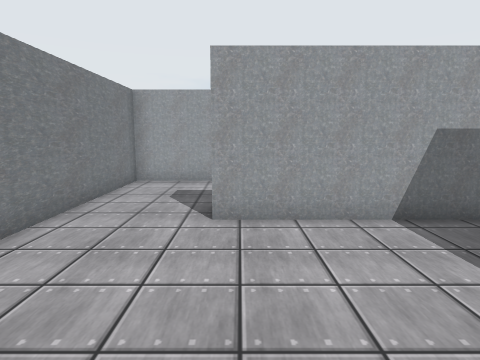
View 1 (above)

19 first-person views from a walk through a 3-D level made in the Unity game engine. The camera is 1.5 m above the floor, tilts 8° down and sees 75° across. The floor is counted in squares, 1 m on a side. Each view is taken from the middle of a square. On the plan, view 1 faces up. The plan holds only what a view shows up to about 15 squares ahead; the rest is blank. The place goes on beyond the plan. The player is left out. Some surface patterns are stand-ins.

View 2
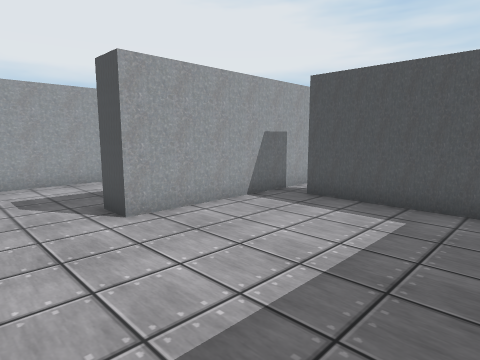

View 3
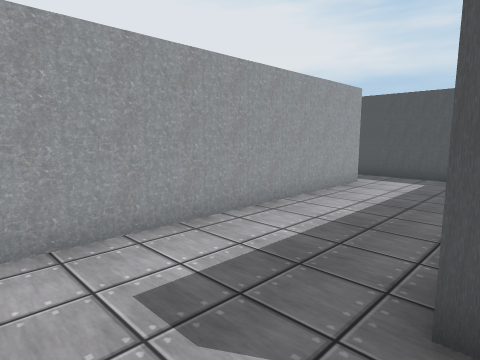

View 4
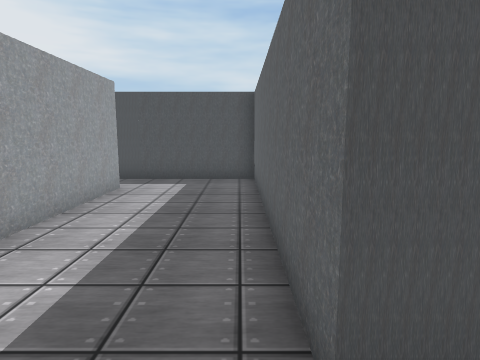

View 5
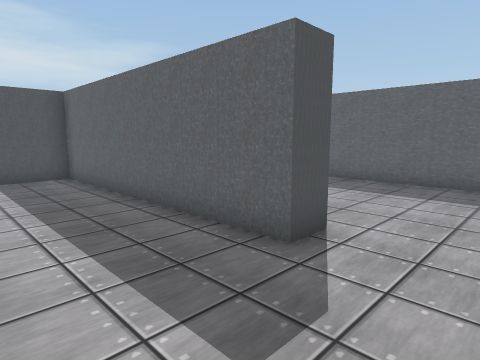

View 6
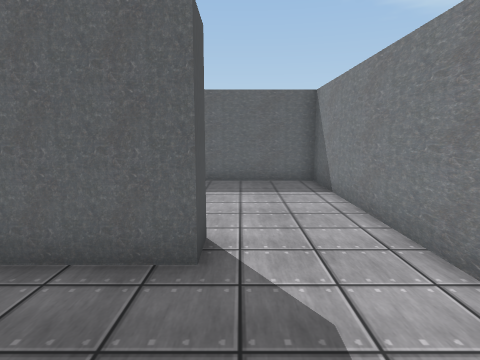

View 7
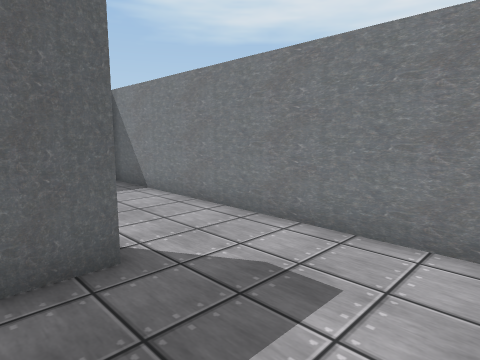

View 8
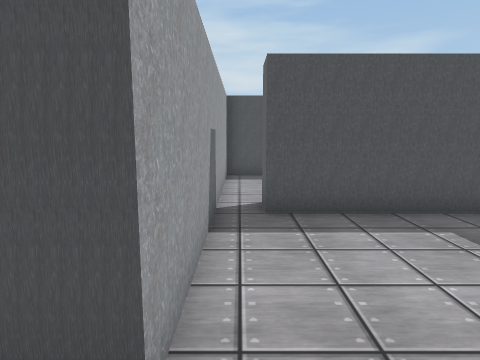

View 9
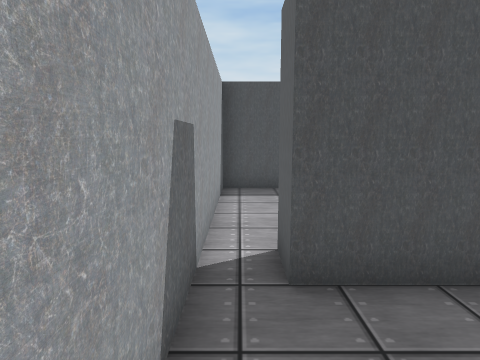

View 10
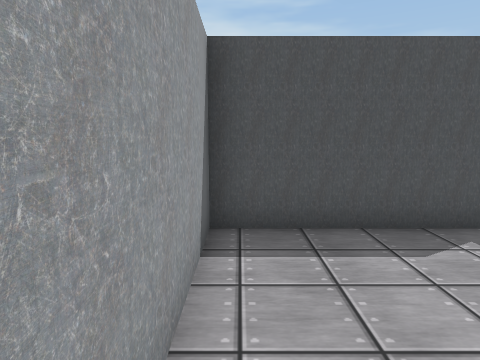

View 11
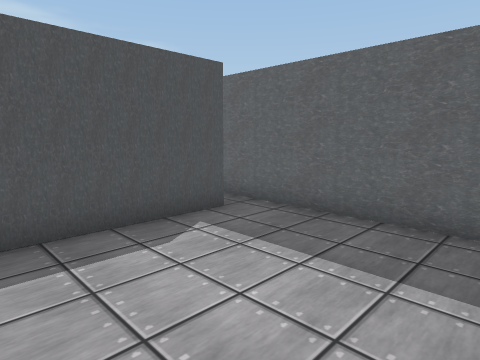

View 12
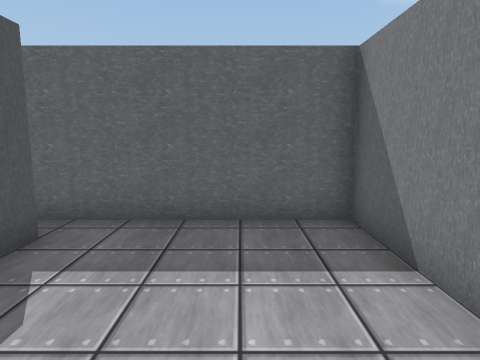

View 13
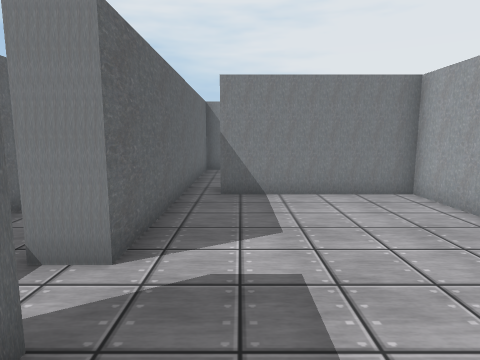

View 14
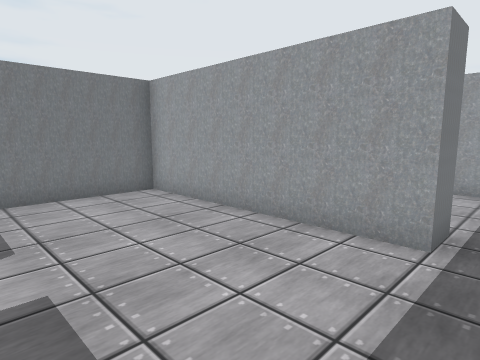

View 15
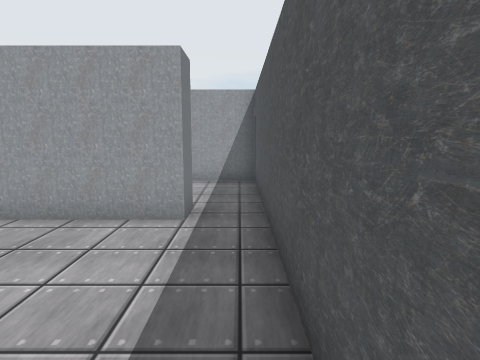

View 16
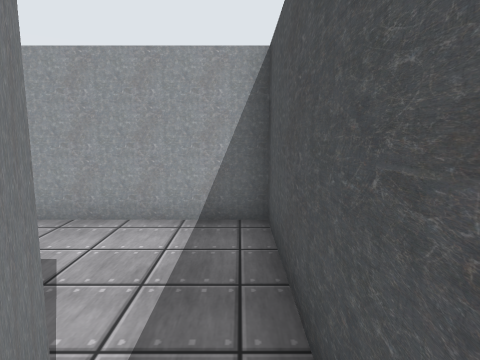

View 17
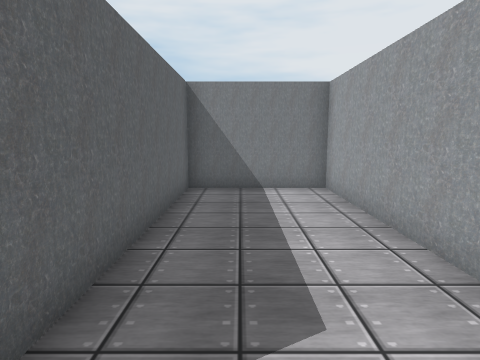

View 18
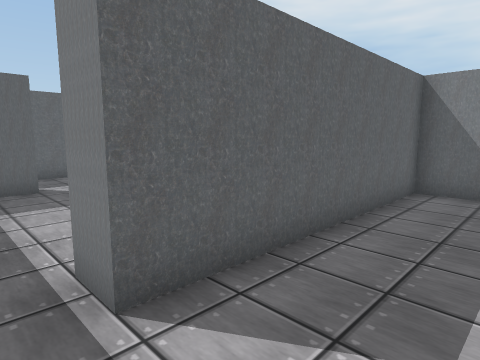

View 19
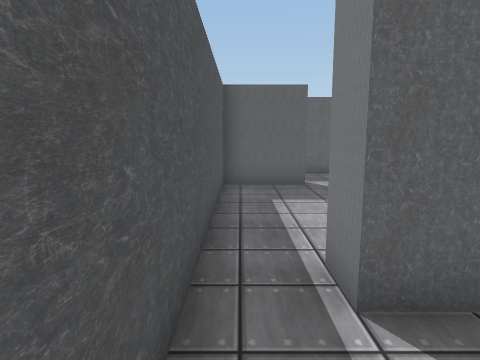

### Floor plan
Points are (right, up) in squares from view 1. A wall is a line through its corners. A room is listed if a view was taken in it or the views show most of it. See-through windows are left out.
Room 1 (views 1, 2, 3, 4, 5, 6, 7, 8, 9)
walls: (3.5, 5.5) (-0.5, 5.5) (-0.5, 6.5) (9, 6.5) (9, 10.5); (4, 0.2) (4, 4.5); (7, 10.5) (-3.5, 10.5) (-3.5, -0.5) (2.9, -0.5)
ways out: opening at (4.5, 5) to room 2; opening at (7.5, 11)
Room 2 (views 10, 11, 12)
walls: (5, 2.5) (5, -0.5) (11.5, -0.5); (4, 4.5) (5, 4.5); (10, 0.4) (10, 5.5) (3.5, 5.5)
ways out: opening at (4.5, 5) to room 1; opening at (10.5, 0) to room 3
Room 3 (views 13, 14, 15, 16)
walls: (16.9, -0.5) (19.5, -0.5) (19.5, 5.5); (18, 5.5) (11, 5.5) (11, 0.5); (11.5, -0.5) (15.5, -0.5) (15.5, -1.5)
ways out: opening at (10.5, 0) to room 2; opening at (18.5, 6) to room 4; opening at (16, -1)
Room 4 (views 17, 18, 19)
walls: (19.5, 5.5) (19.5, 10.5) (10, 10.5) (10, 6.5) (18, 6.5) (18, 5.5)
ways out: opening at (18.5, 6) to room 3

Where each view was taken, in squares from view 1:
view 1: 0 up, 0 right, facing up
view 2: 0 up, 3 left, facing up-right
view 3: 6 up, 3 left, facing up-right
view 4: 7 up, 2 left, facing right
view 5: 10 up, 3 left, facing down-right
view 6: 10 up, 1 left, facing down
view 7: 10 up, 1 right, facing down-left
view 8: 5 up, 2 left, facing right
view 9: 5 up, 1 right, facing right
view 10: 5 up, 5 right, facing right
view 11: 5 up, 5 right, facing down-right
view 12: 5 up, 7 right, facing down
view 13: 1 up, 19 right, facing left
view 14: 1 up, 19 right, facing up-left
view 15: 0 up, 19 right, facing up
view 16: 5 up, 19 right, facing up
view 17: 8 up, 19 right, facing left
view 18: 9 up, 19 right, facing down-left
view 19: 9 up, 19 right, facing down
